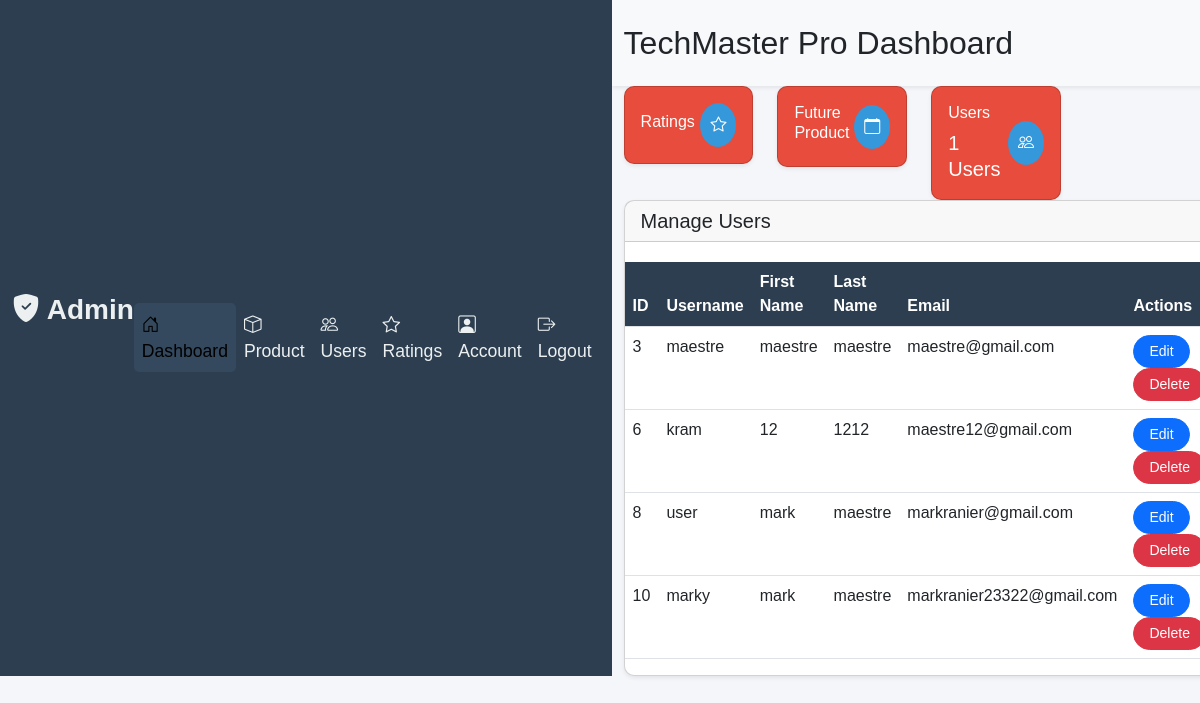
The app's page /dashboard.php (signed in) with its own data.
### tables this page shows
CREATE TABLE `users` (
  `id` int(11) NOT NULL,
  `username` varchar(50) NOT NULL,
  `first_name` varchar(50) NOT NULL,
  `last_name` varchar(50) NOT NULL,
  `email` varchar(100) NOT NULL,
  `password` varchar(255) NOT NULL,
  `birthday` date NOT NULL,
  `gender` enum('Male','Female','Other') NOT NULL,
  `address` varchar(255) NOT NULL,
  `zip_code` varchar(20) NOT NULL,
  `district` varchar(100) NOT NULL,
  `province` varchar(100) NOT NULL,
  `profile_picture` varchar(255) DEFAULT NULL,
  `role` enum('student','professor') DEFAULT 'student',
  `created_at` timestamp NOT NULL DEFAULT current_timestamp()
);

### Dashboard.php (the view, shortened to what this page needs)
<?php
include 'config.php';
$sql = "SELECT id, username, first_name, last_name, email FROM users";
$result = $conn->query($sql);
$sql_current_month = "SELECT COUNT(*) as total_users FROM users WHERE MONTH(created_at) = MONTH(CURRENT_DATE()) AND YEAR(created_at) = YEAR(CURRENT_DATE())";
$current_month_result = $conn->query($sql_current_month);
$current_month_users = $current_month_result->fetch_assoc()['total_users'];
?>
<!DOCTYPE html>
<html lang="en">
<head>
    <link rel="stylesheet" href="css/style.css" />
    <link href="https://cdn.jsdelivr.net/npm/bootstrap@5.3.0-alpha1/dist/css/bootstrap.min.css" rel="stylesheet" />
    <link href="https://cdnjs.cloudflare.com/ajax/libs/bootstrap-icons/1.10.0/font/bootstrap-icons.min.css" rel="stylesheet" />
</head>
<body>
    <div class="d-flex flex-column flex-lg-row h-lg-full">
        <nav class="navbar navbar-vertical h-lg-screen navbar-expand-lg px-0 py-3" id="navbarVertical">
            <div class="container-fluid">
                <a class="navbar-brand py-lg-2 mb-lg-5 px-lg-6 me-0" href="#">
                    <h3><i class="bi bi-shield-fill-check"></i> Admin</h3>
                </a>
                <div class="collapse navbar-collapse" id="sidebarCollapse">
                    <ul class="navbar-nav">
                        <li class="nav-item"><a class="nav-link active" href="products.php"><i class="bi bi-house-door me-2"></i> Dashboard</a></li>
                        <li class="nav-item"><a class="nav-link" href="products.php"><i class="bi bi-box me-2"></i> Product</a></li>
                        <li class="nav-item"><a class="nav-link" href=""><i class="bi bi-people me-2"></i> Users</a></li>
                        <li class="nav-item"><a class="nav-link" href="#"><i class="bi bi-star me-2"></i> Ratings</a></li>
                    </ul>
                    <ul class="navbar-nav mt-auto">
                        <li class="nav-item"><a class="nav-link" href="#"><i class="bi bi-person-square me-2"></i> Account</a></li>
                        <li class="nav-item"><a class="nav-link" href="home.php" onclick="return confirm('Are you sure you want to logout?')"><i class="bi bi-box-arrow-right me-2"></i> Logout</a></li>
                    </ul>
                </div>
            </div>
        </nav>
        <div class="h-screen flex-grow-1">
            <header class="bg-light py-4 shadow-sm">
                <div class="container-fluid">
                    <div class="d-flex justify-content-between align-items-center">
                        <h1 class="header-title h2 mb-0">TechMaster Pro Dashboard</h1>
                    </div>
                </div>
            </header>
            <main class="py-6">
                <div class="container-fluid">
                    <div class="row g-6 mb-6">
                        <div class="col-xl-3 col-sm-6 col-12">
                            <div class="card shadow-sm bg-light-maroon text-white">
                                <div class="card-body d-flex align-items-center justify-content-between">
                                    <div>
                                        <span class="h6 font-semibold d-block">Ratings</span>
                                    </div>
                                    <div class="icon-container"><i class="bi bi-star"></i></div>
                                </div>
                            </div>
                        </div>
                        <div class="col-xl-3 col-sm-6 col-12">
                            <div class="card shadow-sm bg-light-maroon text-white">
                                <div class="card-body d-flex align-items-center justify-content-between">
                                    <div>
                                        <span class="h6 font-semibold d-block">Future Product</span>
                                    </div>
                                    <div class="icon-container"><i class="bi bi-calendar"></i></div>
                                </div>
                            </div>
                        </div>
                        <div class="col-xl-3 col-sm-6 col-12">
                            <div class="card shadow-sm bg-light-maroon text-white">
                                <div class="card-body d-flex align-items-center justify-content-between">
                                    <div>
                                        <span class="h6 font-semibold d-block">Users</span>
                                        <span class="h5 font-semibold"><?php echo $current_month_users; ?> Users</span>
                                    </div>
                                    <div class="icon-container"><i class="bi bi-people"></i></div>
                                </div>
                            </div>
                        </div>
                    </div>
                    <div class="card shadow-sm mb-6">
                        <div class="card-header"><h5 class="mb-0">Manage Users</h5></div>
                        <div class="table-responsive">
                            <table class="table table-hover">
                                <thead>
                                    <tr><th>ID</th><th>Username</th><th>First Name</th><th>Last Name</th><th>Email</th><th>Actions</th></tr>
                                </thead>
                                <tbody>
                                    <?php if ($result->num_rows > 0) : ?>
                                        <?php while ($row = $result->fetch_assoc()) : ?>
                                            <tr>
                                                <td><?php echo $row['id']; ?></td>
                                                <td><?php echo $row['username']; ?></td>
                                                <td><?php echo $row['first_name']; ?></td>
                                                <td><?php echo $row['last_name']; ?></td>
                                                <td><?php echo $row['email']; ?></td>
                                                <td>
                                                    <a href="edit_user.php?id=<?php echo $row['id']; ?>" class="btn btn-primary btn-sm">Edit</a>
                                                    <a href="delete_user.php?id=<?php echo $row['id']; ?>" class="btn btn-danger btn-sm" onclick="return confirm('Are you sure?')">Delete</a>
                                                </td>
                                            </tr>
                                        <?php endwhile; ?>
                                    <?php else : ?>
                                        <tr><td colspan="6">No users found.</td></tr>
                                    <?php endif; ?>
                                </tbody>
                            </table>
                        </div>
                    </div>
                </div>
            </main>
        </div>
    </div>
</body>
</html>

### Dashboard.php (style rules this page uses)
body { font-family: Arial, sans-serif; background-color: #f5f6fa; }
.navbar-vertical { background-color: #2c3e50; }
.navbar-brand h3 { color: #ecf0f1; font-weight: bold; }
.navbar-vertical .nav-link { color: #ecf0f1; font-size: 1.1rem; }
.navbar-vertical .nav-link.active { background-color: #34495e; border-radius: 5px; }
.card { border-radius: 10px; transition: transform 0.2s ease; }
.bg-light-maroon { background-color: #e74c3c; }
.table-responsive { margin-top: 20px; }
.table thead th { background-color: #2c3e50; color: #fff; }
.btn-primary, .btn-danger { border-radius: 20px; padding: 5px 15px; }
.icon-container { background-color: #3498db; color: #fff; padding: 10px; border-radius: 50%; display: inline-flex; align-items: center; justify-content: center; }

### records on screen
users: id "3", username "maestre", first_name "maestre", last_name "maestre", email "maestre@gmail.com"
users: id "6", username "kram", first_name "12", last_name "1212", email "maestre12@gmail.com"
users: id "8", username "user", first_name "mark", last_name "maestre", email "markranier@gmail.com"
users: id "10", username "marky", first_name "mark", last_name "maestre", email "markranier23322@gmail.com"

### other values on screen
$current_month_users "1"
